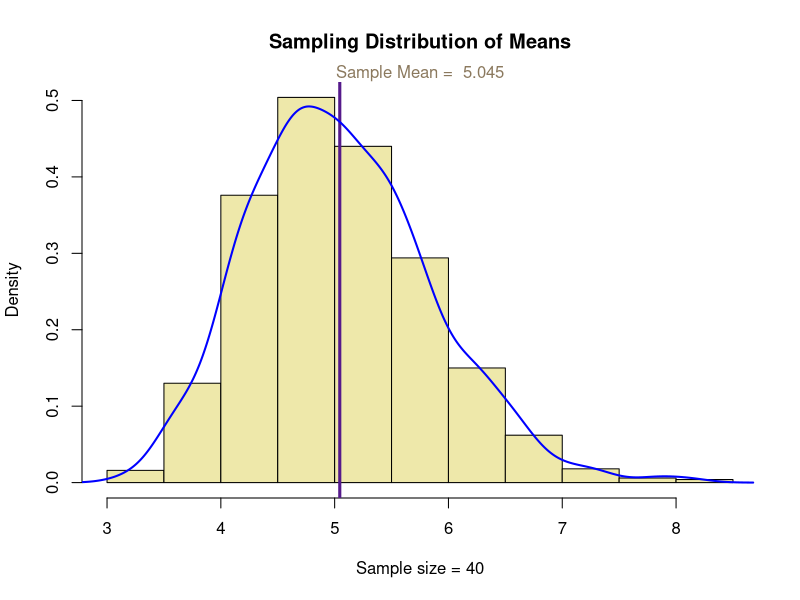
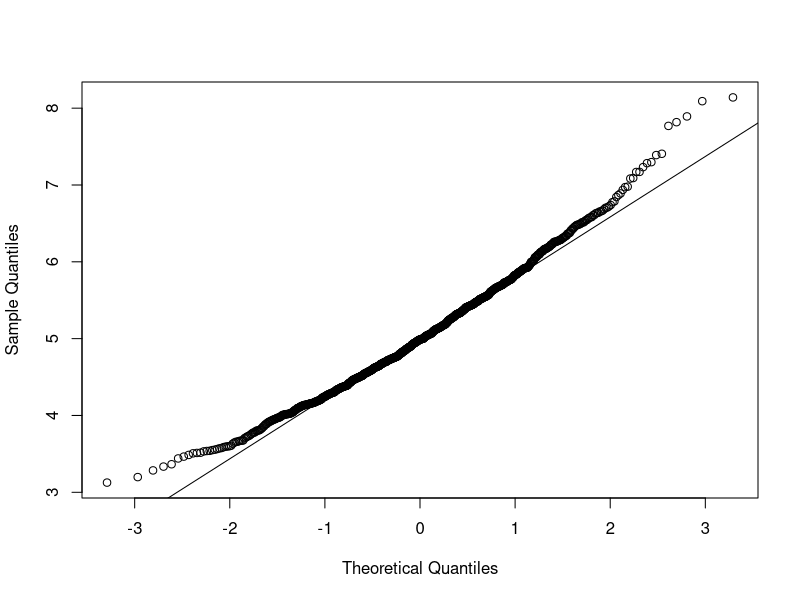

Recreate these plots in R, in order.
## ---- chunk 1
knitr::opts_chunk$set(fig.path='figures/')
## ---- chunk 2
set.seed(10)  # for reproducible research
## ---- chunk 3
lambda <- 0.2  # rate parameter
n <- 40        # sample size
runs <- 1000   # number of experiments to run
## ---- chunk 4
xbar <- NULL
for (i in 1:runs) { xbar <- c(xbar, mean(rexp(n, lambda))) }
## ---- chunk 5
1/lambda
## ---- chunk 6
mean(xbar)
## ---- chunk 7
main.title <- "Sampling Distribution of Means"
hist(xbar, prob = TRUE, xlab = "Sample size = 40", main = main.title, col = "palegoldenrod")
abline(v = mean(xbar), col = "purple4", lwd = 3)
mtext(paste("Sample Mean = ", round(mean(xbar), 3)), col = "navajowhite4")
lines(density(xbar), col="blue", lwd=2)
## ---- chunk 8
1/(n * lambda^2)
## ---- chunk 9
round(var(xbar), 3)
## ---- chunk 10
qqnorm(xbar, main = NULL); qqline(xbar)
